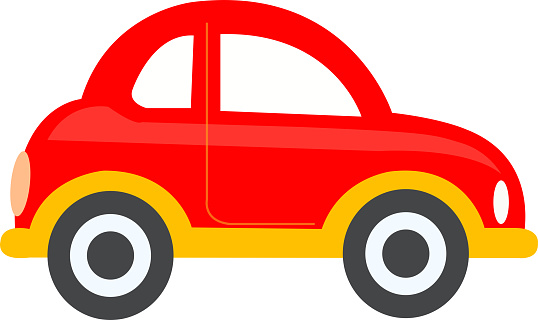
#> input picture photo.jpg, 538 x 320 px
$ python main.py
#> lines starting #> are read from the running program, lines starting #| are printed output that depends on the picture
from PIL import Image

def image_to_ascii(image_path, save_path, scale):
#> called with image_path = 'photo.jpg', save_path = 'photo_ascii.txt', scale = '5'
    scale = int(scale)

    # Open the image
    with Image.open(image_path) as img:
        # Resize the image
#> img is the input picture: PIL image 538x320 RGB; mean R, G, B 233.9, 150.2, 131.8
        w, h = img.size
#> w = 538; h = 320
        resized_img = img.resize((w // scale, h // scale))
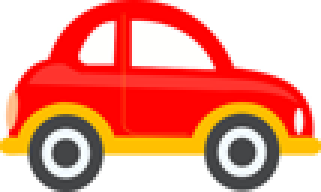
#> resized_img: PIL image 107x64 RGB (shown 3 times larger); mean R, G, B 233.8, 150.1, 131.6

        # Define the character set based on pixel intensity
        intensity_to_char = {
            range(0): '#',
            range(1, 50): '@',
            range(50, 100): 'X',
            range(100, 150): 'H',
            range(150, 200): '%',
            range(200, 250): '&',
            range(250, 300): '8',
            range(300, 350): 'W',
            range(350, 400): '*',
            range(400, 450): 'o',
            range(450, 500): ':',
            range(500, 550): ';',
            range(550, 600): ',',
            range(600, 650): '"',
            range(650, 700): '`',
            range(700, 725): '.',
            range(725, 750): "'",
            range(750, 256 * 3): ' ' # in RGB model each color has range from 0 to 255, so the sum of colors can go from 0 to 765
        }

        # Convert the image to ASCII art
        ascii_art = []

        # we resize the image because if we used the original image, the ascii text would be way too long and we couldn't even visualize it
        pixels = resized_img.load()
        for y in range(resized_img.height):
            row = []
            for x in range(resized_img.width):
                intensity = sum(pixels[x, y])
                char = ' '  # Default character (space)

                # dictionary lookups are faster than if else checks lol
                for intensity_range, char_value in intensity_to_char.items():
                    if intensity in intensity_range:
                        char = char_value
                        break

                row.append(char)
            ascii_art.append(''.join(row))
#> after the loop, ascii_art = 64 items

    # Save the ASCII art to file
    with open(save_path, 'w') as f:
        f.write('\n'.join(ascii_art)) # we use .join because it transforms all the elements in a list into a string, that uses '\n' as a separator

if __name__ == "__main__":
    image_to_ascii("photo.jpg", "photo_ascii.txt", "5")
